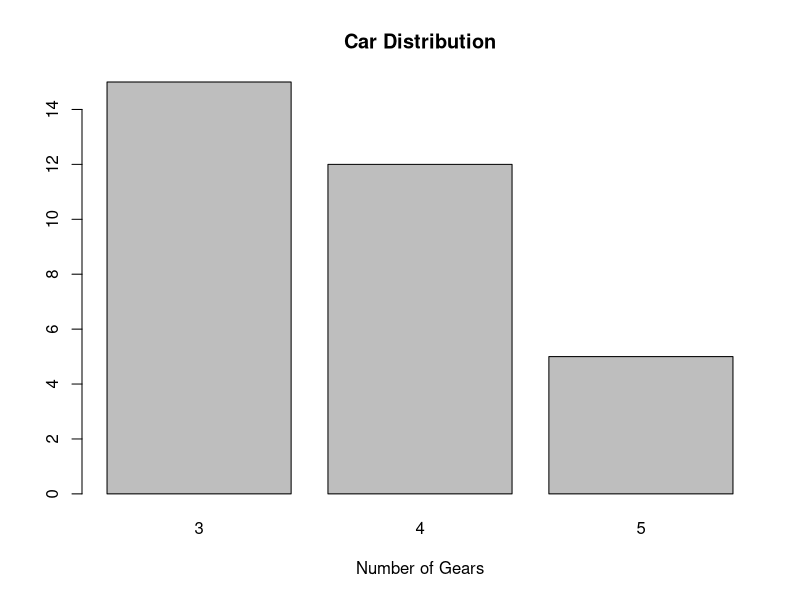
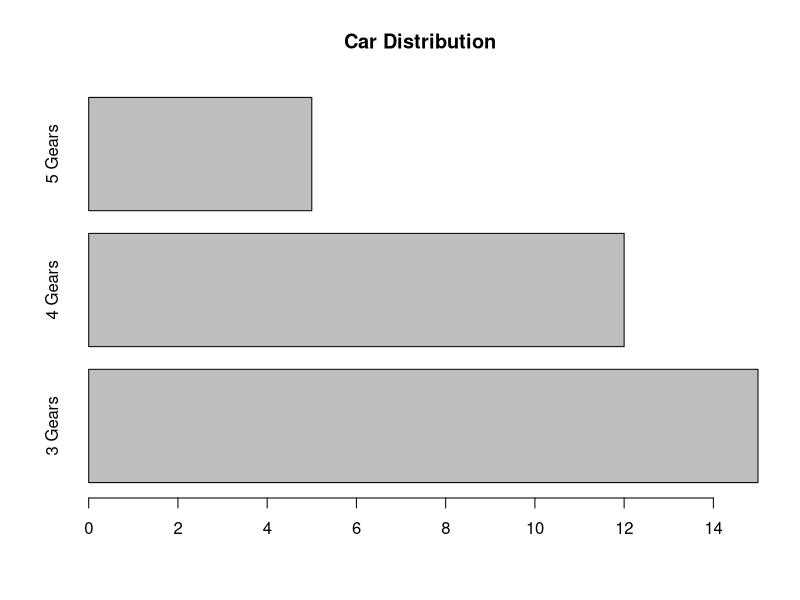
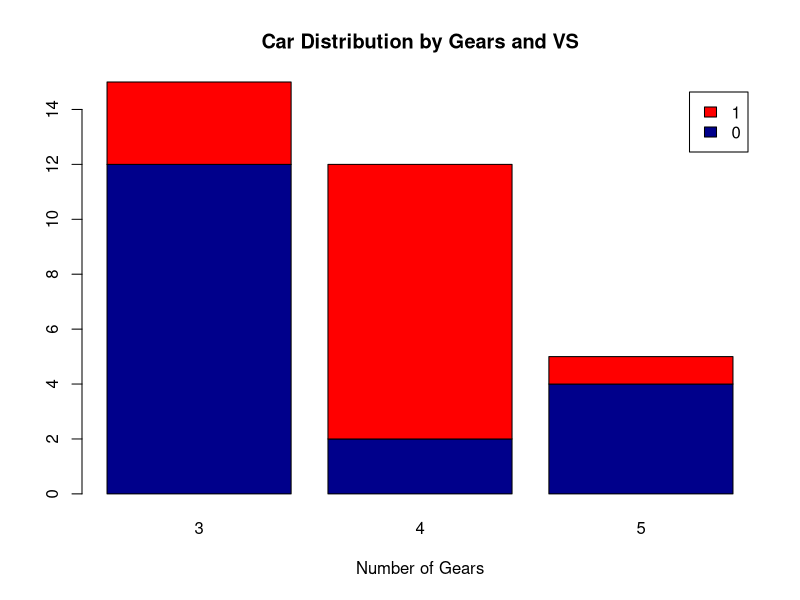
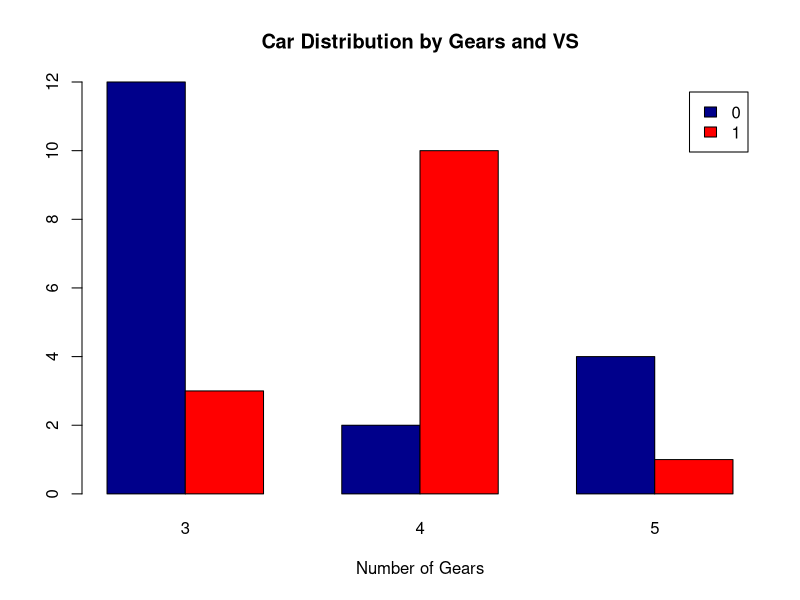
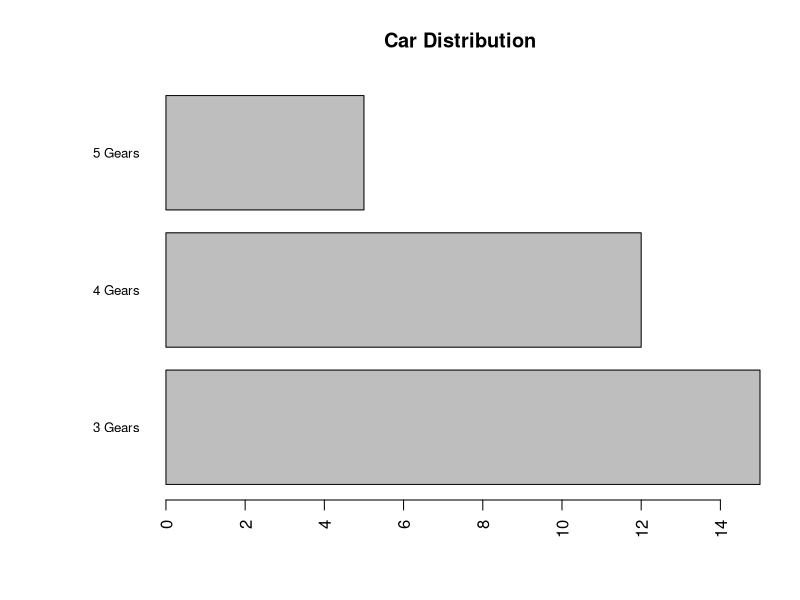

Source code (R) for these figures, in order:
# Bar Plot
# Simple Bar Plot 
counts <- table(mtcars$gear)
barplot(counts, main="Car Distribution",  xlab="Number of Gears")
#which cars have max type of gears

# Simple Horizontal Bar Plot with Added Labels 
counts <- table(mtcars$gear)
counts
barplot(counts, main="Car Distribution", horiz=TRUE,
        names.arg=c("3 Gears", "4 Gears", "5 Gears"))

# Stacked Bar Plot with Colors and Legend
counts <- table(mtcars$vs, mtcars$gear)
counts
barplot(counts, main="Car Distribution by Gears and VS",
        xlab="Number of Gears", col=c("darkblue","red"),
        legend = rownames(counts))
#what is distribution of Engine Type for each gear type
#which type of engines are max in gear3

# Grouped Bar Plot
counts <- table(mtcars$vs, mtcars$gear)
counts
barplot(counts, main="Car Distribution by Gears and VS",
        xlab="Number of Gears", col=c("darkblue","red"),
        legend = rownames(counts), beside=TRUE)

# Fitting Labels 
par(las=2) # make label text perpendicular to axis
par(mar=c(5,8,4,2)) # increase y-axis margin.

counts <- table(mtcars$gear)
barplot(counts, main="Car Distribution", horiz=TRUE, names.arg=c("3 Gears", "4 Gears", "5 Gears"), cex.names=0.8)
